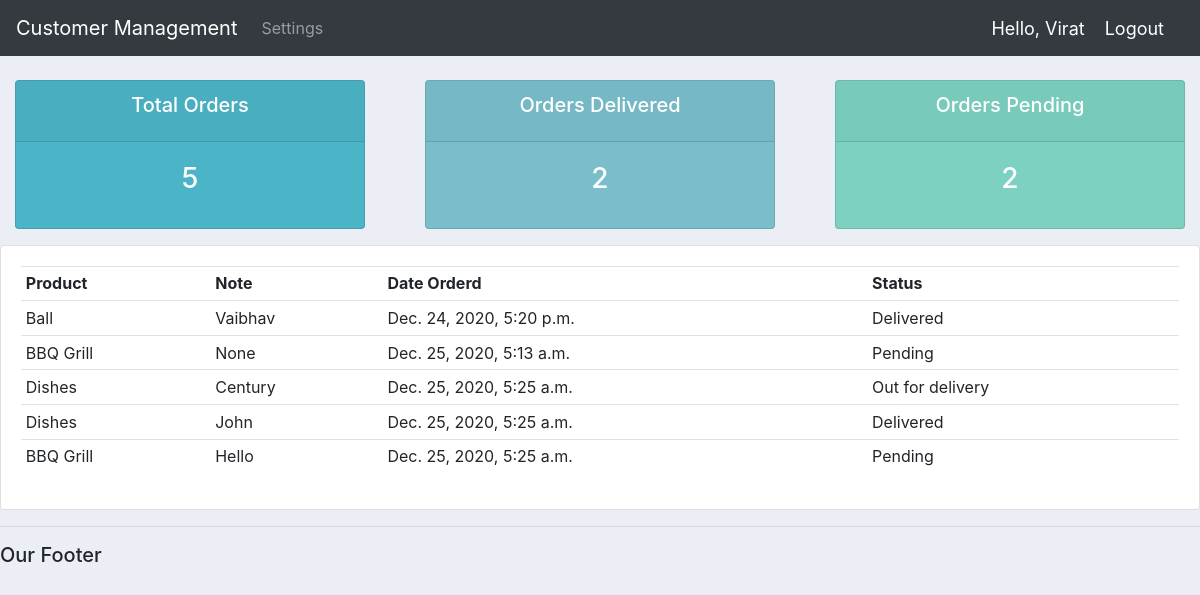
Page /user/ (signed in) on the committed database.
### AccountsApp/models.py (models this page shows, shortened)
class Order(models.Model):
    STATUS = (
        ('Pending','Pending'),
        ('Out for delivery','Out for delivery'),
        ('Delivered','Delivered'),
    )
    customer = models.ForeignKey(Customer,null=True,on_delete=models.SET_NULL)
    product =  models.ForeignKey(Product,null=True,on_delete=models.SET_NULL)
    date_created = models.DateTimeField(auto_now_add=True,null=True)
    status = models.CharField(max_length=200,null=True,choices=STATUS)
    note = models.CharField(max_length=1000,null=True)

class Product(models.Model):
    CATEGORY = (
        ('Indoor','Indoor'),
        ('Out Door','Out Door'),
    )
    name = models.CharField(max_length=200,null=True)
    price = models.FloatField(null=True)
    category = models.CharField(max_length=200,null=True,choices=CATEGORY)
    description = models.CharField(max_length=200,null=True,blank=True)
    date_created = models.DateTimeField(auto_now_add=True,null=True)
    tags = models.ManyToManyField(Tag)
    def __str__(self):
        return self.name

### AccountsApp/decorators.py (the view)
        def wrapper_func(request,*args,**kwargs):
            group = None
            if request.user.groups.exists():
                group = request.user.groups.all()[0].name
            if group in allowed_roles:
                return view_func(request, *args ,**kwargs)
            else:
                return HttpResponse("You are not authorized to view this page")

### AccountsApp/views.py (called while the page is built)
@login_required(login_url='login')
@allowed_users(allowed_roles=['customer'])
def userPage(request):
    orders = request.user.customer.order_set.all()
    total_orders = orders.count()
    delivered = orders.filter(status='Delivered').count()
    pending = orders.filter(status='Pending').count()
    context = {'orders':orders,'total_orders':total_orders,'delivered':delivered,'pending':pending,}
    return render(request,'accounts/user.html',context)

### AccountsApp/templates/accounts/user.html
{% extends 'accounts/main.html'%}
{% block content %}
{% include 'accounts/status.html'%}
<div class="row">
	<div class="col-md">
		<div class="card card-body">
			<table class="table table-sm">
				<tr>
					<th>Product</th>
					<th>Note</th>
					<th>Date Orderd</th>
					<th>Status</th>
				</tr>
				{%for order in orders%}
				<tr>
					<td>{{order.product}}</td>
					<td>{{order.note}}</td>
					<td>{{order.date_created}}</td>
					<td>{{order.status}}</td>
				</tr>
				{%endfor%}
			</table>
		</div>
	</div>
</div>
{% endblock content%}

### AccountsApp/templates/accounts/navbar.html (shortened to what this page needs)
{% load static %}
<nav class="navbar navbar-expand-lg navbar-dark bg-dark">
    <a class="navbar-brand" href="#">Customer Management</a>
    <div class="collapse navbar-collapse" id="navbarNav">
      <ul class="navbar-nav">
        {% if request.user.is_staff%}
        <li class="nav-item active">
          <a class="nav-link" href="{% url 'home' %}">Dashboard</a>
        </li>
        <li class="nav-item">
          <a class="nav-link" href="{% url 'products' %}">Products</a>
        </li>
        {% else %}
        <li class="nav-item">
          <a class="nav-link" href="{% url 'account' %}">Settings</a>
        </li>
        {%endif%}
      </ul>
    </div>
    <span class="hello-msg">Hello, {{request.user}} </span>
    <span><a class="hello-msg" href="{% url 'logout'%}">Logout</a></span>
  </nav>

### static/css/main.css (style rules this page uses)
body { background-color: #ebeff5; }

### AccountsApp/templates/accounts/navbar.html (style rules this page uses)
.hello-msg { font-size: 18px; color: #fff; margin-right: 20px; }

### rows in the picture
Order: product "Ball", note "Vaibhav", date_created "Dec. 24, 2020, 5:20 p.m.", status "Delivered"
Order: product "BBQ Grill", note "None", date_created "Dec. 25, 2020, 5:13 a.m.", status "Pending"
Order: product "Dishes", note "Century", date_created "Dec. 25, 2020, 5:25 a.m.", status "Out for delivery"
Order: product "Dishes", note "John", date_created "Dec. 25, 2020, 5:25 a.m.", status "Delivered"
Order: product "BBQ Grill", note "Hello", date_created "Dec. 25, 2020, 5:25 a.m.", status "Pending"

### other values in the picture
{{ request.user }} "Virat"
{{ total_orders }} "5"
{{ delivered }} "2"
{{ pending }} "2"
